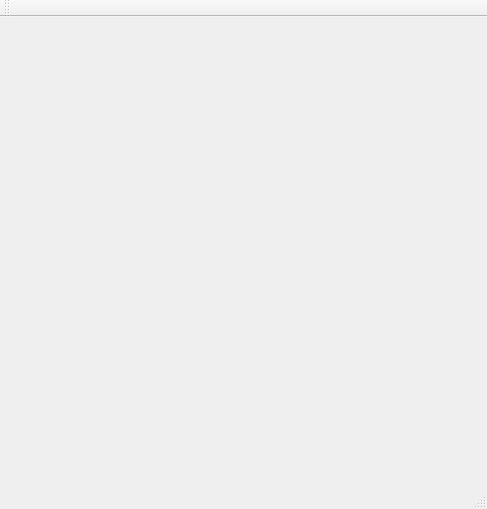
<?xml version="1.0" encoding="UTF-8"?>
<ui version="4.0">
 <class>MainWindow</class>
 <widget class="QMainWindow" name="MainWindow">
  <property name="geometry">
   <rect>
    <x>0</x>
    <y>0</y>
    <width>487</width>
    <height>509</height>
   </rect>
  </property>
  <property name="windowTitle">
   <string>MainWindow</string>
  </property>
  <widget class="QWidget" name="centralWidget">
   <widget class="QwtPolarPlot" name="qwtPolarPlot">
    <property name="geometry">
     <rect>
      <x>0</x>
      <y>0</y>
      <width>400</width>
      <height>400</height>
     </rect>
    </property>
   </widget>
  </widget>
  <widget class="QMenuBar" name="menuBar">
   <property name="geometry">
    <rect>
     <x>0</x>
     <y>0</y>
     <width>487</width>
     <height>23</height>
    </rect>
   </property>
  </widget>
  <widget class="QToolBar" name="mainToolBar">
   <attribute name="toolBarArea">
    <enum>TopToolBarArea</enum>
   </attribute>
   <attribute name="toolBarBreak">
    <bool>false</bool>
   </attribute>
  </widget>
  <widget class="QStatusBar" name="statusBar"/>
 </widget>
 <layoutdefault spacing="6" margin="11"/>
 <customwidgets>
  <customwidget>
   <class>QwtPolarPlot</class>
   <extends>QFrame</extends>
   <header>qwt_polar_plot.h</header>
  </customwidget>
 </customwidgets>
 <resources/>
 <connections/>
</ui>
